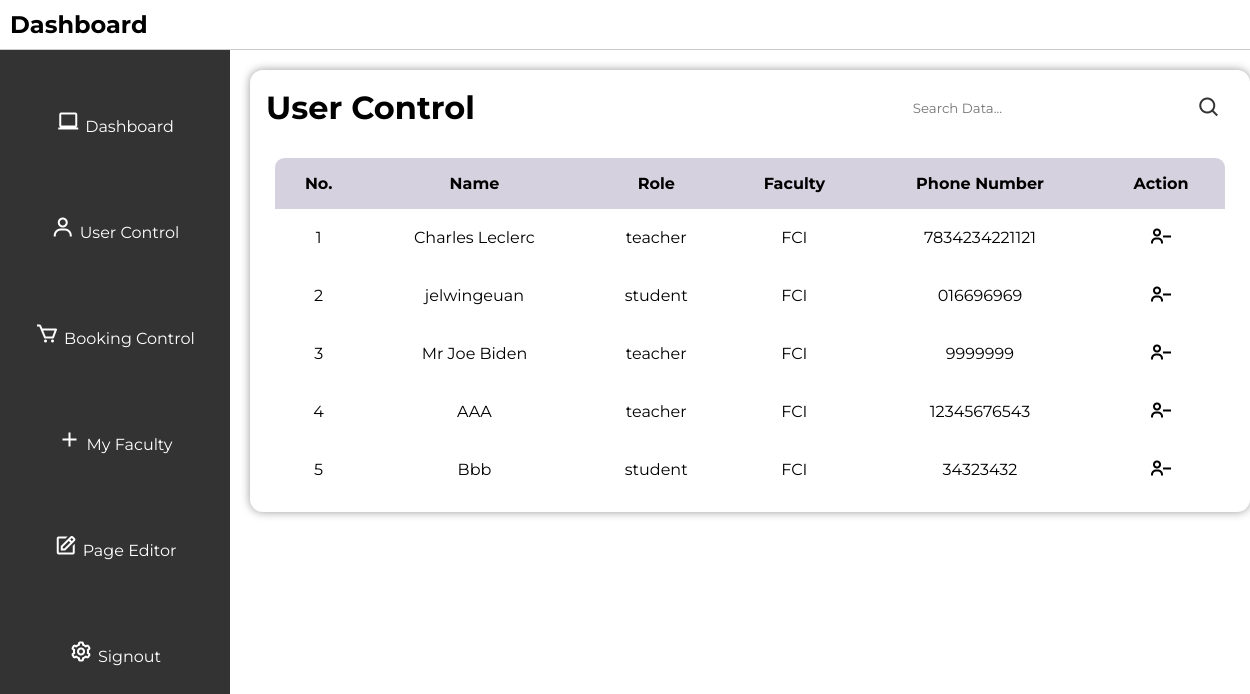
The page /usercontrol on the database as committed earlier.
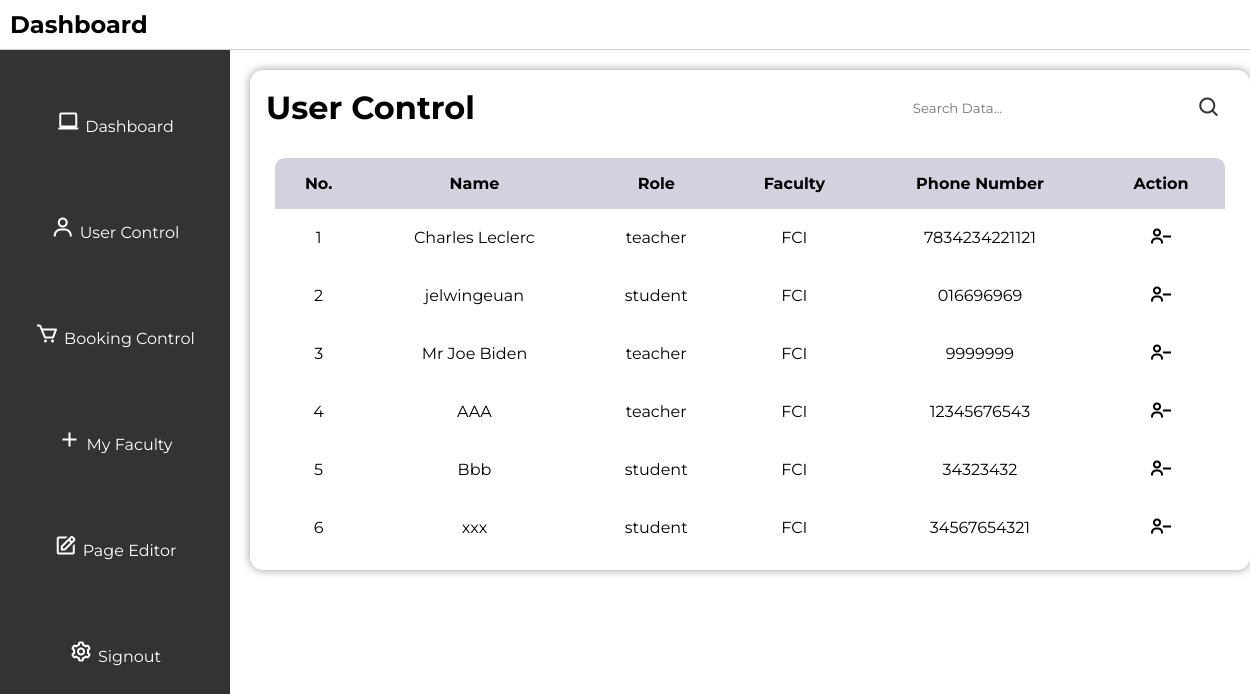
The same page on the database as committed later.
### tables this page shows
CREATE TABLE users (
        id INTEGER PRIMARY KEY AUTOINCREMENT,
        role TEXT NOT NULL,
        faculty TEXT NOT NULL,
        username TEXT NOT NULL UNIQUE,
        email TEXT NOT NULL UNIQUE,
        phone_number TEXT NOT NULL UNIQUE,
        password TEXT NOT NULL
        );

### app.py (the view)
@app.route("/usercontrol")
def usercontrol():
    search_query = request.args.get('search', '')
    conn = get_db_connection()
    cursor = conn.cursor()
    if search_query:
        cursor.execute(
            """
            SELECT id, role, faculty, username, phone_number
            FROM users
            WHERE username LIKE ? OR role LIKE ? OR faculty LIKE ? OR phone_number LIKE ?
            """,
            (f"%{search_query}%", f"%{search_query}%", f"%{search_query}%", f"%{search_query}%")
        )
    else:
        cursor.execute("SELECT id, role, faculty, username, phone_number FROM users")
    users = cursor.fetchall()
    cursor.close()
    conn.close()
    return render_template("usercontrol.html", users=users)

### app.py (called while the page is built)
def get_db_connection():
    con = sqlite3.connect("database.db")  # Connect to the database
    con.row_factory = sqlite3.Row        # Set row factory to sqlite3.Row for dictionary-like row access
    return con                           # Return the database connection

### templates/usercontrol.html (shortened to what this page needs)
<!DOCTYPE html>
<html lang="en">
<head>
    <link rel="stylesheet" href="../static/style.css">
    <link href='https://unpkg.com/boxicons@2.1.4/css/boxicons.min.css' rel='stylesheet'>
</head>
<body>
    <header>
        <h2>Dashboard</h2>
    </header>
    <div class="sidebar">
        <ul>
            <li><i class='bx bx-laptop'></i><a href="/admin">Dashboard</a></li>
            <li><i class='bx bx-user'></i><a href="/usercontrol">User Control</a></li>
            <li><i class='bx bx-cart'></i><a href="/appointmentcontrol">Booking Control</a></li>
            <li><i class='bx bx-plus'></i><a href="/faculty">My Faculty</a></li>
            <li><i class='bx bx-edit' ></i><a href="/adminpageeditor">Page Editor</a></li>
            <li><i class='bx bx-cog' ></i><a href="/logout">Signout</a></li>
        </ul>
    </div>
    <div class="user-main">
        <div class="table" id="customers_table">
            <div class="table__header">
                <h1>User Control</h1>
                <div class="input-group">
                    <input type="search" id="search" placeholder="Search Data...">
                    <i class='bx bx-search' onclick="searchData()"></i>
                </div>
            </div>
            <div class="table__body">
                <table>
                    <thead>
                        <tr>
                            <th> No. </th>
                            <th> Name </th>
                            <th> Role </th>
                            <th> Faculty </th>
                            <th> Phone Number </th>
                            <th> Action </th>
                        </tr>
                    </thead>
                    <tbody id="userTableBody">
                        {% for user in users %}
                        <form action="/delete_user" method="POST">
                            <tr>
                                <td> {{ loop.index }} </td>
                                <td>{{ user[3] }}</td>
                                <td>{{ user[1] }}</td>
                                <td> {{ user[2] }} </td>
                                <td> {{ user[4] }}</td>
                                <td>
                                    <button type="submit"><i class='bx bx-user-minus'></i></button>
                                </td>
                            </tr>
                        </form>
                        {% endfor %}
                    </tbody>
                </table>
            </div>
        </div>
    </div>
</body>
</html>

### static/style.css (style rules this page uses)
* { margin: 0; padding: 0; box-sizing: border-box; font-family: 'Montserrat'; }
body { font-family: 'Montserrat', sans-serif; background-color: white; justify-content: center; align-items: center; margin: 0; padding: 0; min-width: 100vh; }
.bx { font-size: 24px; color: #333; }
header { display: flex; justify-content: space-between; align-items: center; padding: 10px; background-color: #ffffff; border-bottom: 1px solid #ccc; position: relative; top: 0; width: 100%; }
header h2 { font-size: 24px; }
.sidebar { height: calc(210vh - 60px); width: 230px; position: absolute; top: 50px; left: 0; background-color: #333; padding-top: 20px; overflow-y: auto; }
.sidebar ul { list-style-type: none; }
.sidebar ul li { padding: 40px 0; text-align: center; }
.sidebar ul li a { color: #fff; text-decoration: none; }
.sidebar i { color: white; margin-right: 5px; }
.table { position: relative; width: 1000px; box-shadow: 0 0 10px rgba(0, 0, 0, 0.4); border-radius: 12.8px; display: flex; justify-content: center; flex-direction: column; margin-top: 20px; left: 20%; }
.table__header { width: 100%; height: 10%; padding: 12.8px 16px; display: flex; justify-content: space-between; align-items: center; }
.table__header .input-group { width: 35%; height: 100%; padding: 12.8px; border-radius: 32px; display: flex; justify-content: center; align-items: center; transition: .2s; }
.table__header .input-group input { width: 100%; padding: 0 8px 0 4.8px; background-color: transparent; border: none; outline: none; }
.table__body { width: 95%; max-height: calc(89vh - 16px); background-color: #fffb; margin: 12.8px auto; border-radius: 9.6px; overflow: auto; overflow: overlay; }
table { width: 100%; }
table, th, td { border-collapse: collapse; padding: 16px; text-align: center; }
thead th { position: sticky; top: 0; left: 0; background-color: #d5d1defe; text-transform: capitalize; }
.table__body button { background-color: transparent; border: none; color: black; justify-content: center; }
.table__body i { border: none; color: black; }

Rows that differ between the two databases and show on the page:
added users: username "xxx", role "student", faculty "FCI", phone_number "34567654321"
